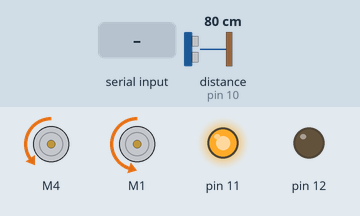
Recording of a sketch running on a simulated Arduino Uno, built with avr-gcc and run on an emulated ATmega328P. Shown: 2 × DC motor (green arrow = forward, orange = backward, longer = faster), output pins drawn as LEDs (lit = HIGH). Wiring (inferred from the names in the program): ultrasonic range finder: trigger pin 10; echo pin 10. The inputs (shaded band) are chosen by the test bench; at power-on: distance to the obstacle (sensor on pin 10) 80 cm. The echo pulse lasts 58.3 µs per cm; what the sketch prints to the serial monitor is not drawn.

Above: at 1.2 s.
1.3 s: "90,45\n" received over the second serial link
At 1.8 s:
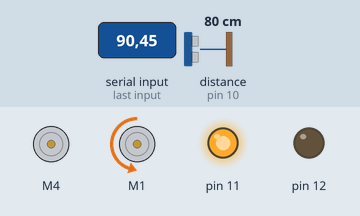
2.9 s: "200\n" received over the second serial link
At 3.7 s:
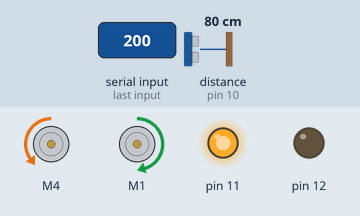
4.4 s: "30,150\n" received over the second serial link
At 5.4 s:
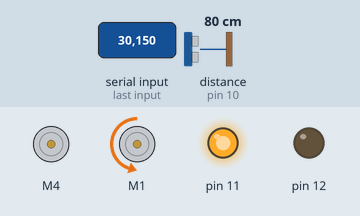
5.9 s: "5\n" received over the second serial link
At 7.2 s:
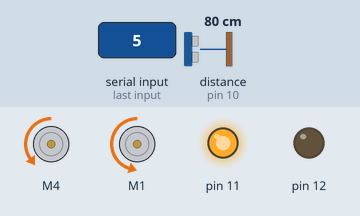
Timing chart, 0 to 8.4 s (numbered marks = the images above; inputs shaded):
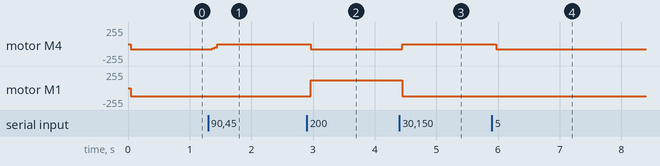

The sketch:

Car.ino
```cpp
#include<Wire.h>
#include<Adafruit_MotorShield.h>
#include "utility/Adafruit_MS_PWMServoDriver.h"

// Attaching soft serial
#include <SoftwareSerial.h>
SoftwareSerial xBee(14, 15); // RX, TX

// Attaching Steering and Drive mototrs to library objects
Adafruit_MotorShield AFMS = Adafruit_MotorShield();
Adafruit_DCMotor *drive_motor = AFMS.getMotor(4);
Adafruit_DCMotor *steering_motor = AFMS.getMotor(1);

String inData;
long duration,  cm;

int y_joystick =0;
int x_joystick =0;

//int y_centre = 105;
//int x_centre = 111;
int y_centre = 134;
int x_centre = 128;

String xOut = "";

int distance = 0;
int car_speed = 0;
const byte interruptPin_one = 2;
const byte interruptPin_two = 3;

bool drive = true;
const int pingPin = 10;

void setup(){

  Serial.begin(9600);
  Serial.println("restart");
  xBee.begin(9600);
  pinMode(11,OUTPUT);
  pinMode(12,OUTPUT);
  digitalWrite(11,HIGH);
  digitalWrite(12,LOW);
  AFMS.begin();


  // Uncomment these to enable interrupt based control
  //Two pins go high when obstracle is less than 100 cm
  //Two pins go low when obstracle is greater than 100 cm
  //attachInterrupt(digitalPinToInterrupt(interruptPin_one), autonomous_mode, RISING);
  //attachInterrupt(digitalPinToInterrupt(interruptPin_two), drive_mode, FALLING);

}

void loop()
{
  // Check XBee for joystick contol and update x_joystick and y_joystick variables
  while (xBee.available() > 0)
    {
      update_joy();
    }

  // Pull distance to obstacle from PING and update cm variable
  call_distance();

  // Modify Speed function proportionally reduces the speed of the car
  // to the proximity measured from PING
  if (cm < 90){
    modify_speed();
    //drive_car();
  }

    // Drive car actuates the motors based on the decisions taken above
    drive_car();

}


void modify_speed(){

      // Proportionl control to reduce speed
      if (cm > 30 ){
        y_joystick = y_joystick - (map(y_joystick,y_centre,250,0,10)*y_joystick/10);
      }
      else{
        // If too close to object revese is triggerd
        y_joystick = 0;
      }
}

void drive_car(){

  //255/2 = 127
  // Left Forward <110
  // Right Backward > 140

  if (y_joystick > (y_centre+15)){
    //Move forward
     drive_motor->setSpeed(map(y_joystick,y_centre+10,255,50,80));
     drive_motor->run(FORWARD);

  }
  else if (y_joystick < (y_centre-15)){
    //Move Backward
     drive_motor->setSpeed(map(y_joystick,y_centre-10,0,50,80));
     drive_motor->run(BACKWARD);
  }
  else{
    //Stop
     drive_motor->setSpeed(0);
     drive_motor->run(FORWARD);
  }

  if (x_joystick > (x_centre+15)){
    //Move Left
    steering_motor->setSpeed(120);
    steering_motor->run(FORWARD);
  }
  else if (x_joystick < (x_centre-15)){
    //Move Right
    steering_motor->setSpeed(120);
    steering_motor->run(BACKWARD);
  }
  else{
    //Stop
    steering_motor->setSpeed(0);
    steering_motor->run(FORWARD);
  }

}


void update_joy(){

  char recieved = xBee.read();
        inData += recieved;

        // Process message when new line character is recieved
        // First three chracters correspond to X and
        // Last three characters correspond to Y joystick
        if (recieved == '\n')
        {
            //Serial.print("Arduino Received: ");
            //Serial.print(inData);
            x_joystick = inData.substring(0,3).toInt();
            y_joystick = inData.substring(3,6).toInt();
            //Serial.println("");
            //Serial.println(x_joystick);
            //Serial.println(y_joystick);
            //Serial.println("");
            inData = ""; // Clear recieved buffer
        }
}

void call_distance(){

  // Mesures proximity and updates distcne in cm to cm vaiable
  pinMode(pingPin, OUTPUT);
  digitalWrite(pingPin, LOW);
  delayMicroseconds(2);
  digitalWrite(pingPin, HIGH);
  delayMicroseconds(5);
  digitalWrite(pingPin, LOW);

  pinMode(pingPin, INPUT);
  duration = pulseIn(pingPin, HIGH);

  // convert the time into a distance
  cm = microsecondsToCentimeters(duration);


  //Serial.println(cm);

  //Serial.print("cm");

  //LIMITING to 250 cm max
  if (cm>250){
    cm = 250;
  }
  else{
  }

  if (cm<10){
    xOut="00"+String(cm);
  }
  else if (cm>=10 && cm<100){
    xOut="0"+String(cm);
  }
  else{
    xOut=String(cm);
  }
  //Serial.println(cm);
  Serial.println(xOut);
  Serial.flush();
  delay(30);

}

long microsecondsToCentimeters(long microseconds) {

  return microseconds / 29 / 2;
}
```

Measured:
- after the input at 1.3 s, motor M4: backward 80/255 → stopped after 0.06 s
- after the input at 2.9 s, motor M4: stopped → backward 80/255 after 0.07 s; motor M1: backward 120/255 → forward 120/255 after 0.07 s
- after the input at 4.4 s, motor M4: backward 80/255 → stopped after 0.05 s; motor M1: forward 120/255 → backward 120/255 after 0.05 s
- after the input at 5.9 s, motor M4: stopped → backward 80/255 after 0.07 s
